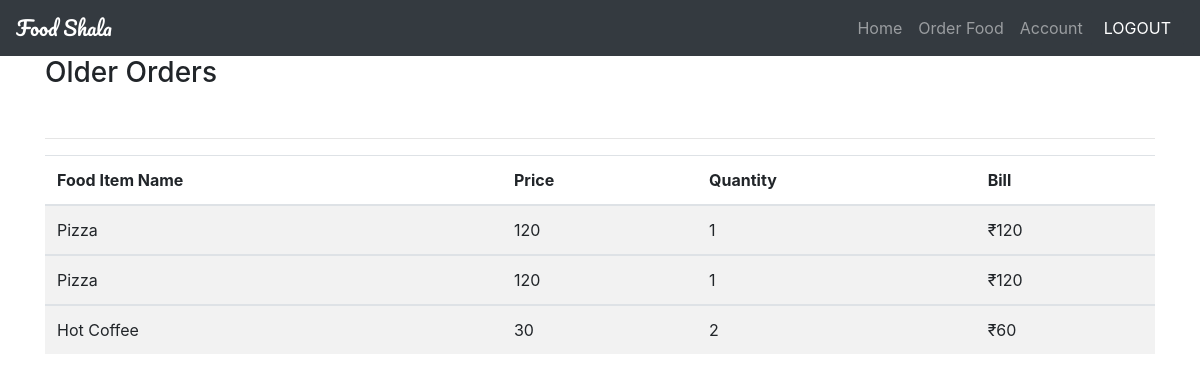
The app's page /views/customerDashboard.php (signed in) with its own data.
### tables this page shows
CREATE TABLE `foodorders` (
  `id` int(11) NOT NULL,
  `customer_id` varchar(20) NOT NULL,
  `food_id` varchar(20) NOT NULL,
  `restaurant_id` varchar(20) NOT NULL,
  `foodItemName` varchar(25) NOT NULL,
  `foodItemPrice` varchar(25) NOT NULL,
  `foodItemQuantity` varchar(25) NOT NULL,
  `totalBill` varchar(25) NOT NULL
);

### process/viewOrders.php (called while the page is built, shortened)
<?php
require_once '../helpers/init.php';
function getCustomerID($RstaurantID){
    global $conn;
    $USER_ID=$RstaurantID;
    $stmt = $conn->prepare("SELECT * FROM foodorders WHERE restaurant_id='$USER_ID'");
    $stmt->execute();
    return $stmt->fetchAll(PDO::FETCH_ASSOC);
}
?>

### views/customerDashboard.php (the view, shortened to what this page needs)
<?php
include_once '../helpers/init.php';
include_once '../process/viewOrders.php';
$data = getCustomerID($_SESSION['USER_ID']);
?>
<!doctype html>
<html lang="en">
  <head>
    <link rel="stylesheet" href="https://stackpath.bootstrapcdn.com/bootstrap/4.3.1/css/bootstrap.min.css">
    <link rel="stylesheet" href="../assests/css/style.css">
  </head>
  <body>
  <?php require 'sub-views/navbar.php' ?>
    <div class="container">
    <h3 class=" display-5">Older Orders</h3>
    <br>
    <hr>
    <div class="table-responsive">
              <table class="table table-striped">
               <thead>
                 <tr>
                   <th>Food Item Name</th>
                   <th>Price</th>
                   <th>Quantity</th>
                   <th>Bill</th>
                 </tr>
               </thead>
               <tbody>
               <?php foreach ($data as $key => $value) { ?>
               <tr>
                 <td><?php echo $value['foodItemName'] ?></td>
                 <td><?php echo $value['foodItemPrice'] ?></td>
                 <td><?php echo $value['foodItemQuantity'] ?></td>
                 <td> ₹<?php echo $value['totalBill'] ?></td>
               </tr>
               </tbody>
               <?php } ?>
               </table>
              </div>
    </div>
  </body>
</html>

### records on screen
foodorders: foodItemName "Pizza", foodItemPrice "120", foodItemQuantity "1", totalBill "120"
foodorders: foodItemName "Pizza", foodItemPrice "120", foodItemQuantity "1", totalBill "120"
foodorders: foodItemName "Hot Coffee", foodItemPrice "30", foodItemQuantity "2", totalBill "60"
